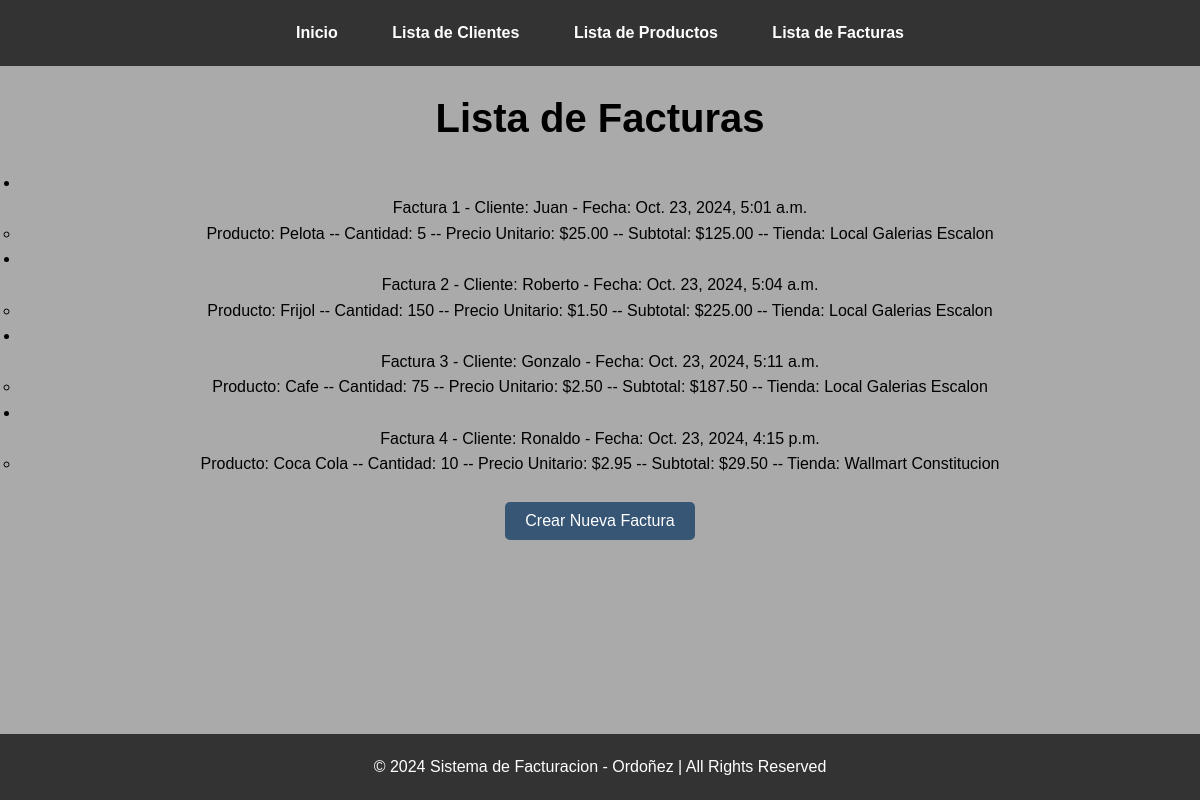
Page /facturas/ on the committed database.
### appgestion/models.py (models this page shows, shortened)
class Factura(models.Model):
    cliente = models.ForeignKey(Cliente, on_delete=models.CASCADE)
    fecha = models.DateTimeField(auto_now_add=True)

class Cliente(models.Model):
    nombre = models.CharField(max_length=150)
    direccion = models.CharField(max_length=200)
    telefono = models.CharField(max_length=15)
    edad = models.IntegerField( blank=True, null=True )

class DetalleFactura(models.Model):
    factura = models.ForeignKey(Factura, on_delete=models.CASCADE, related_name='detalles')
    producto = models.ForeignKey(Producto, on_delete=models.CASCADE)
    cantidad = models.PositiveIntegerField( blank=True, null=True )
    precio_unitario = models.DecimalField(max_digits=10, decimal_places=2)
    tienda = models.CharField(max_length=150 , blank=True, null=True )
    @property
    def subtotal(self):
        return self.cantidad * self.precio_unitario

class Producto(models.Model):
    nombre = models.CharField(max_length=150)
    descripcion = models.TextField(blank=True, null=True)
    precio = models.DecimalField(max_digits=10, decimal_places=2)
    stock = models.PositiveIntegerField()
    color = models.CharField(max_length=50 , blank=True, null=True)
    estado = models.CharField(max_length=50 , blank=True, null=True )

### appgestion/views.py (the view)
# urls.py: path('facturas/', views.listar_facturas, name="lista_facturas"),
def listar_facturas(request):
    facturas = Factura.objects.all()
    return render(request, 'listar_facturas.html', {'facturas': facturas})

### appgestion/templates/listar_facturas.html (shortened to what this page needs)
{% extends 'base.html' %}
{% block content %}
    <h2>Lista de Facturas</h2>
    <ul>
        {% for factura in facturas %}
            <li>
                <br>
                Factura {{ factura.id }} - Cliente: {{ factura.cliente.nombre }} - Fecha: {{ factura.fecha }}
                <ul>
                    {% for detalle in factura.detalles.all %}
                        <li>
                            Producto: {{ detalle.producto.nombre }} -- Cantidad: {{ detalle.cantidad }} -- Precio Unitario: ${{ detalle.precio_unitario }} -- Subtotal: ${{ detalle.subtotal }} -- Tienda: {{ detalle.tienda }}
                        </li>
                    {% empty %}
                        <li>No hay detalles para esta factura.</li>
                    {% endfor %}
                </ul>
            </li>
        {% endfor %}
    </ul>
    <br>
    <button onclick="location.href='{% url 'crear_factura' %}'">Crear Nueva Factura</button>
{% endblock %}

### appgestion/templates/base.html (shortened to what this page needs)
<!DOCTYPE html>
<html lang="en">
<head>
    {% load static %}
    <link rel="stylesheet" href="{% static 'css/styles.css' %}">
</head>
<body>
    <header>
        <nav>
            <ul>
                <li><a href="{% url 'home' %}">Inicio</a></li>
                <li><a href="{% url 'lista_clientes' %}">Lista de Clientes</a></li>
                <li><a href="{% url 'lista_productos' %}">Lista de Productos</a></li>
                <li><a href="{% url 'lista_facturas' %}">Lista de Facturas</a></li>
            </ul>
        </nav>
    </header>
    <main>
        <div>
            {% block content %}{% endblock %}
        </div>
    </main>
    <footer>
        <p>&copy; 2024 Sistema de Facturacion - Ordoñez | All Rights Reserved</p>
    </footer>
</body>
</html>

### appgestion/static/css/styles.css (style rules this page uses)
* { margin: 0; padding: 0; box-sizing: border-box; }
body { font-family: 'Arial', sans-serif; line-height: 1.6; background-color: #aaaaaa; color: hsl(0, 0%, 0%); display: flex; flex-direction: column; min-height: 100vh; }
button { background-color: #375575; color: white; border: none; border-radius: 5px; padding: 10px 20px; font-size: 16px; cursor: pointer; transition: background-color 0.3s ease; }
header { background-color: #333; padding: 20px; text-align: center; }
nav ul { list-style: none; }
nav ul li { display: inline-block; margin: 0 15px; }
nav ul li a { color: #fff; text-decoration: none; font-weight: bold; padding: 10px; }
main { flex: 1; padding: 20px; text-align: center; }
main h2 { font-size: 2.5rem; margin-bottom: 20px; }
footer { background-color: #333; color: #fff; text-align: center; padding: 10px; position: relative; width: 100%; bottom: 0; }
footer p { margin: 10px 0; }

### rows in the picture
Factura: id "1", cliente.nombre "Juan", fecha "Oct. 23, 2024, 5:01 a.m."
DetalleFactura: producto.nombre "Pelota", cantidad "5", precio_unitario "25.00", subtotal "125.00", tienda "Local Galerias Escalon"
Factura: id "2", cliente.nombre "Roberto", fecha "Oct. 23, 2024, 5:04 a.m."
DetalleFactura: producto.nombre "Frijol", cantidad "150", precio_unitario "1.50", subtotal "225.00", tienda "Local Galerias Escalon"
Factura: id "3", cliente.nombre "Gonzalo", fecha "Oct. 23, 2024, 5:11 a.m."
DetalleFactura: producto.nombre "Cafe", cantidad "75", precio_unitario "2.50", subtotal "187.50", tienda "Local Galerias Escalon"
Factura: id "4", cliente.nombre "Ronaldo", fecha "Oct. 23, 2024, 4:15 p.m."
DetalleFactura: producto.nombre "Coca Cola", cantidad "10", precio_unitario "2.95", subtotal "29.50", tienda "Wallmart Constitucion"
